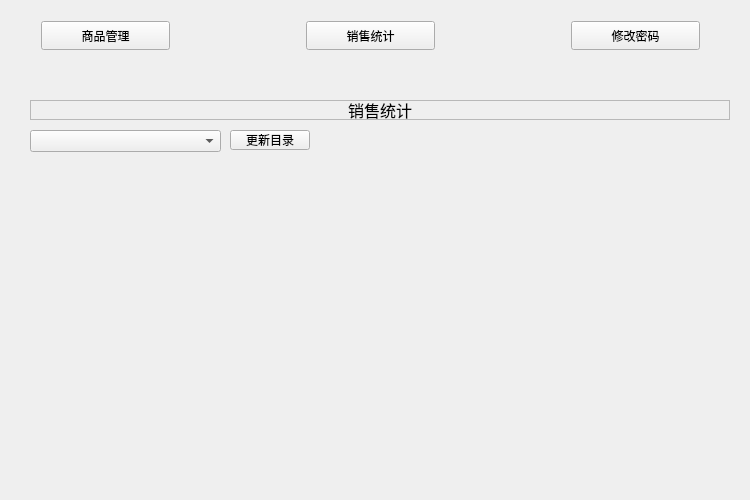
<?xml version="1.0" encoding="UTF-8"?>
<ui version="4.0">
 <class>Widget</class>
 <widget class="QWidget" name="Widget">
  <property name="geometry">
   <rect>
    <x>0</x>
    <y>0</y>
    <width>750</width>
    <height>500</height>
   </rect>
  </property>
  <property name="windowTitle">
   <string>数据管理系统</string>
  </property>
  <widget class="QStackedWidget" name="stackedWidget">
   <property name="geometry">
    <rect>
     <x>30</x>
     <y>80</y>
     <width>700</width>
     <height>410</height>
    </rect>
   </property>
   <property name="frameShape">
    <enum>QFrame::NoFrame</enum>
   </property>
   <property name="currentIndex">
    <number>1</number>
   </property>
   <widget class="QWidget" name="managePage">
    <widget class="QLabel" name="label">
     <property name="geometry">
      <rect>
       <x>0</x>
       <y>20</y>
       <width>700</width>
       <height>20</height>
      </rect>
     </property>
     <property name="font">
      <font>
       <pointsize>12</pointsize>
      </font>
     </property>
     <property name="frameShape">
      <enum>QFrame::StyledPanel</enum>
     </property>
     <property name="text">
      <string>商品管理</string>
     </property>
     <property name="alignment">
      <set>Qt::AlignCenter</set>
     </property>
    </widget>
    <widget class="QToolBox" name="toolBox">
     <property name="geometry">
      <rect>
       <x>0</x>
       <y>70</y>
       <width>281</width>
       <height>331</height>
      </rect>
     </property>
     <property name="frameShape">
      <enum>QFrame::WinPanel</enum>
     </property>
     <property name="currentIndex">
      <number>0</number>
     </property>
     <widget class="QWidget" name="page">
      <property name="geometry">
       <rect>
        <x>0</x>
        <y>0</y>
        <width>277</width>
        <height>249</height>
       </rect>
      </property>
      <attribute name="label">
       <string>出售商品</string>
      </attribute>
      <widget class="QLabel" name="label_2">
       <property name="geometry">
        <rect>
         <x>11</x>
         <y>11</y>
         <width>30</width>
         <height>16</height>
        </rect>
       </property>
       <property name="text">
        <string>类型:</string>
       </property>
      </widget>
      <widget class="QLabel" name="label_3">
       <property name="geometry">
        <rect>
         <x>11</x>
         <y>51</y>
         <width>30</width>
         <height>16</height>
        </rect>
       </property>
       <property name="text">
        <string>品牌:</string>
       </property>
      </widget>
      <widget class="QLabel" name="label_4">
       <property name="geometry">
        <rect>
         <x>10</x>
         <y>130</y>
         <width>54</width>
         <height>12</height>
        </rect>
       </property>
       <property name="text">
        <string>数量:</string>
       </property>
      </widget>
      <widget class="QLabel" name="label_5">
       <property name="geometry">
        <rect>
         <x>11</x>
         <y>91</y>
         <width>30</width>
         <height>16</height>
        </rect>
       </property>
       <property name="text">
        <string>单价:</string>
       </property>
      </widget>
      <widget class="QLabel" name="label_6">
       <property name="geometry">
        <rect>
         <x>10</x>
         <y>170</y>
         <width>31</width>
         <height>16</height>
        </rect>
       </property>
       <property name="text">
        <string>金额:</string>
       </property>
      </widget>
      <widget class="QComboBox" name="sellTypeComboBox">
       <property name="geometry">
        <rect>
         <x>48</x>
         <y>11</y>
         <width>151</width>
         <height>22</height>
        </rect>
       </property>
      </widget>
      <widget class="QComboBox" name="sellBrandComboBox">
       <property name="geometry">
        <rect>
         <x>48</x>
         <y>51</y>
         <width>181</width>
         <height>22</height>
        </rect>
       </property>
      </widget>
      <widget class="QLineEdit" name="sellPriceLineEdit">
       <property name="geometry">
        <rect>
         <x>47</x>
         <y>91</y>
         <width>108</width>
         <height>22</height>
        </rect>
       </property>
      </widget>
      <widget class="QLabel" name="label_7">
       <property name="geometry">
        <rect>
         <x>170</x>
         <y>90</y>
         <width>16</width>
         <height>16</height>
        </rect>
       </property>
       <property name="text">
        <string>元</string>
       </property>
      </widget>
      <widget class="QSpinBox" name="sellNumSpinBox">
       <property name="geometry">
        <rect>
         <x>50</x>
         <y>130</y>
         <width>61</width>
         <height>22</height>
        </rect>
       </property>
      </widget>
      <widget class="QLineEdit" name="sellSumLineEdit">
       <property name="geometry">
        <rect>
         <x>40</x>
         <y>170</y>
         <width>145</width>
         <height>22</height>
        </rect>
       </property>
      </widget>
      <widget class="QLabel" name="label_8">
       <property name="geometry">
        <rect>
         <x>200</x>
         <y>170</y>
         <width>12</width>
         <height>22</height>
        </rect>
       </property>
       <property name="text">
        <string>元</string>
       </property>
      </widget>
      <widget class="QPushButton" name="sellOkBtn">
       <property name="geometry">
        <rect>
         <x>10</x>
         <y>220</y>
         <width>71</width>
         <height>21</height>
        </rect>
       </property>
       <property name="text">
        <string>确定</string>
       </property>
      </widget>
      <widget class="QPushButton" name="sellCancelBtn">
       <property name="geometry">
        <rect>
         <x>140</x>
         <y>220</y>
         <width>71</width>
         <height>21</height>
        </rect>
       </property>
       <property name="text">
        <string>取消</string>
       </property>
      </widget>
      <widget class="QLabel" name="sellLastNumLabel">
       <property name="geometry">
        <rect>
         <x>130</x>
         <y>130</y>
         <width>111</width>
         <height>20</height>
        </rect>
       </property>
       <property name="text">
        <string>剩余数量：000</string>
       </property>
      </widget>
     </widget>
     <widget class="QWidget" name="page_3">
      <property name="geometry">
       <rect>
        <x>0</x>
        <y>0</y>
        <width>277</width>
        <height>249</height>
       </rect>
      </property>
      <attribute name="label">
       <string>已有商品入库</string>
      </attribute>
     </widget>
     <widget class="QWidget" name="page_4">
      <property name="geometry">
       <rect>
        <x>0</x>
        <y>0</y>
        <width>277</width>
        <height>249</height>
       </rect>
      </property>
      <attribute name="label">
       <string>新商品入库</string>
      </attribute>
     </widget>
    </widget>
    <widget class="QListWidget" name="dailyList">
     <property name="geometry">
      <rect>
       <x>340</x>
       <y>70</y>
       <width>351</width>
       <height>331</height>
      </rect>
     </property>
    </widget>
    <zorder>toolBox</zorder>
    <zorder>label</zorder>
    <zorder>dailyList</zorder>
   </widget>
   <widget class="QWidget" name="chartPage">
    <widget class="QPushButton" name="updateBtn">
     <property name="geometry">
      <rect>
       <x>200</x>
       <y>50</y>
       <width>80</width>
       <height>20</height>
      </rect>
     </property>
     <property name="text">
      <string>更新目录</string>
     </property>
    </widget>
    <widget class="QComboBox" name="typeComboBox">
     <property name="geometry">
      <rect>
       <x>0</x>
       <y>50</y>
       <width>191</width>
       <height>22</height>
      </rect>
     </property>
    </widget>
    <widget class="QLabel" name="label_9">
     <property name="geometry">
      <rect>
       <x>0</x>
       <y>20</y>
       <width>700</width>
       <height>20</height>
      </rect>
     </property>
     <property name="font">
      <font>
       <pointsize>12</pointsize>
      </font>
     </property>
     <property name="frameShape">
      <enum>QFrame::StyledPanel</enum>
     </property>
     <property name="text">
      <string>销售统计</string>
     </property>
     <property name="alignment">
      <set>Qt::AlignCenter</set>
     </property>
    </widget>
   </widget>
  </widget>
  <widget class="QWidget" name="layoutWidget">
   <property name="geometry">
    <rect>
     <x>30</x>
     <y>10</y>
     <width>681</width>
     <height>51</height>
    </rect>
   </property>
   <layout class="QHBoxLayout" name="horizontalLayout">
    <item>
     <widget class="QPushButton" name="manageBtn">
      <property name="sizePolicy">
       <sizepolicy hsizetype="Expanding" vsizetype="Expanding">
        <horstretch>0</horstretch>
        <verstretch>0</verstretch>
       </sizepolicy>
      </property>
      <property name="text">
       <string>商品管理</string>
      </property>
     </widget>
    </item>
    <item>
     <spacer name="horizontalSpacer">
      <property name="orientation">
       <enum>Qt::Horizontal</enum>
      </property>
      <property name="sizeHint" stdset="0">
       <size>
        <width>40</width>
        <height>20</height>
       </size>
      </property>
     </spacer>
    </item>
    <item>
     <widget class="QPushButton" name="chartBtn">
      <property name="sizePolicy">
       <sizepolicy hsizetype="Expanding" vsizetype="Expanding">
        <horstretch>0</horstretch>
        <verstretch>0</verstretch>
       </sizepolicy>
      </property>
      <property name="text">
       <string>销售统计</string>
      </property>
     </widget>
    </item>
    <item>
     <spacer name="horizontalSpacer_2">
      <property name="orientation">
       <enum>Qt::Horizontal</enum>
      </property>
      <property name="sizeHint" stdset="0">
       <size>
        <width>40</width>
        <height>20</height>
       </size>
      </property>
     </spacer>
    </item>
    <item>
     <widget class="QPushButton" name="passwordBtn">
      <property name="sizePolicy">
       <sizepolicy hsizetype="Expanding" vsizetype="Expanding">
        <horstretch>0</horstretch>
        <verstretch>0</verstretch>
       </sizepolicy>
      </property>
      <property name="text">
       <string>修改密码</string>
      </property>
     </widget>
    </item>
   </layout>
  </widget>
 </widget>
 <layoutdefault spacing="6" margin="11"/>
 <resources/>
 <connections/>
</ui>
